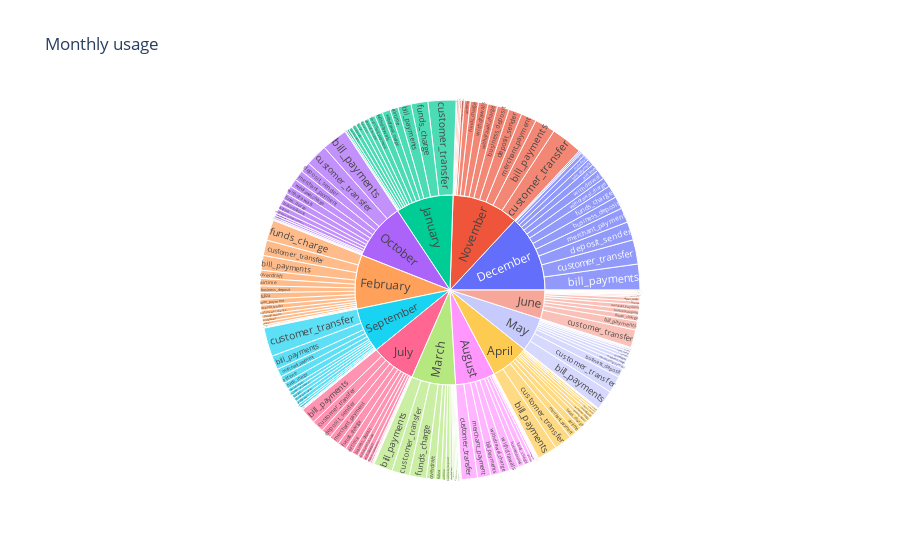

Notebook code for this chart:
### Code cell
fig = px.sunburst(mpesa_agg, path=['month', 'transactions.group'], values='withdrawn count', title='Monthly usage')
#fig = px.histogram(mpesa_agg, x='withdrawn count',color = "month", title='Rating distribution')
fig.show()

### Figure 1 — Plotly figure (JSON) as saved in the notebook; plotly's stock layout.template omitted (floating-point values rounded to 4 significant figures; data arrays with more than 128 entries replaced by an {"elided": "..."} marker saying what was removed)
{"data": [{"branchvalues": "total", "domain": {"x": [0, 1], "y": [0, 1]}, "hovertemplate": "labels=%{label}<br>withdrawn count=%{value}<br>parent=%{parent}<br>id=%{id}<extra></extra>", "ids": {"elided": "184 str values"}, "labels": {"elided": "184 str values"}, "name": "", "parents": {"elided": "184 str values"}, "type": "sunburst", "values": {"elided": "184 int values"}}], "layout": {"legend": {"tracegroupgap": 0}, "title": {"text": "Monthly usage"}}}
